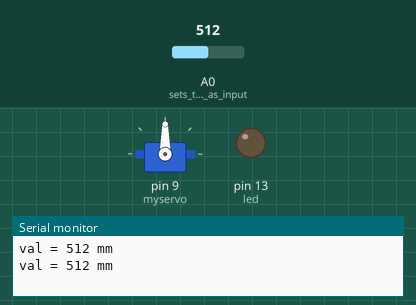
This sketch was run on a simulated Arduino Uno, built with avr-gcc and run on an emulated ATmega328P. On the bench: servo, output pins drawn as LEDs (lit = HIGH), the last lines printed to the serial monitor. The inputs (shaded band) are chosen by the test bench; at power-on: A0 (sets_the_pin_as_input) = 512.

Above: at 2.2 s.
2.3 s: A0 (sets_the_pin_as_input) set to 89
4.4 s: A0 (sets_the_pin_as_input) set to 76
At 6.3 s:
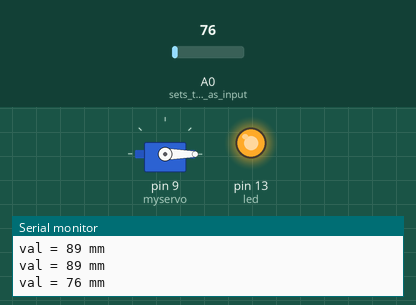
6.9 s: A0 (sets_the_pin_as_input) set to 122
At 8.0 s:
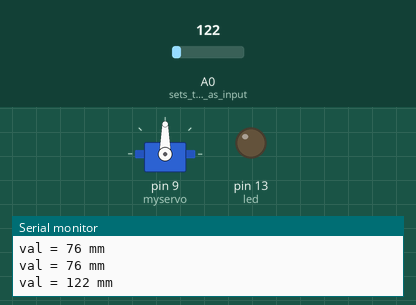
9.1 s: A0 (sets_the_pin_as_input) set to 70
At 10.9 s:
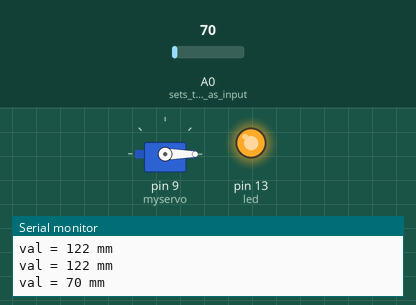
Timing chart, 0 to 12.3 s (numbered marks = the images above; inputs shaded):
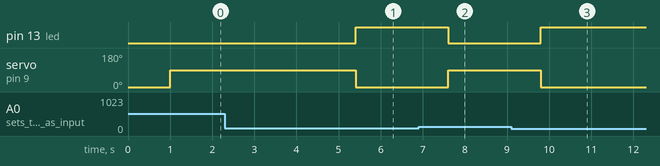

The sketch:

Nano_Servo.ino
```cpp
#include <Servo.h>
Servo myservo;          //ประกาศตัวแปรแทน Servo
int led = 13;
int val = 0;


void setup()
{
  Serial.begin(9600);
  myservo.attach(9);    //กำหนดขา 9 ควบคุม Servo
  pinMode(A0, INPUT);   // sets the pin as input
  pinMode(led, OUTPUT);
  myservo.write(0);     // สั่งให้ Servo หมุนไปองศาที่ 0
  delay(1000);          // หน่วงเวลา 1000ms
}

void loop()
{
  val = analogRead(A0); //อ่านค่าสัญญาณ digital ขา8 ที่ต่อกับเซ็นเซอร์
  Serial.print("val = "); // พิมพ์ข้อมความส่งเข้าคอมพิวเตอร์ "val = "
  Serial.print(val); // พิมพ์ค่าของตัวแปร val
  Serial.print(" mm\n");
  if (val < 80) {       // ค่า เป็น 0 ตรวจจับเจอวัตถุ สั่งให้ไฟ LED ติด
    myservo.write(0);    // สั่งให้ Servo หมุนไปองศาที่ 90
    digitalWrite(led, HIGH);
    delay(1000);          // หน่วงเวลา 1000ms
    // while(1){}
  }
  else {
    myservo.write(90);     // สั่งให้ Servo หมุนไปองศาที่ 0
    digitalWrite(led, LOW);
    delay(1000);          // หน่วงเวลา 1000ms
    // while(1){}
  }
  delay(100);

}
```

Measured:
- the behaviour switches between 80 and 79 on A0 (sets_the_pin_as_input) (found by bisection; images 0 and 1)
- after the input at 4.4 s, pin 13 (led): LOW → HIGH after 1.0 s; servo on pin 9 (myservo): 90° → 0° after 1.0 s
- after the input at 6.9 s, pin 13 (led): HIGH → LOW after 0.70 s; servo on pin 9 (myservo): 0° → 90° after 0.70 s
- after the input at 9.1 s, pin 13 (led): LOW → HIGH after 0.70 s; servo on pin 9 (myservo): 90° → 0° after 0.70 s
